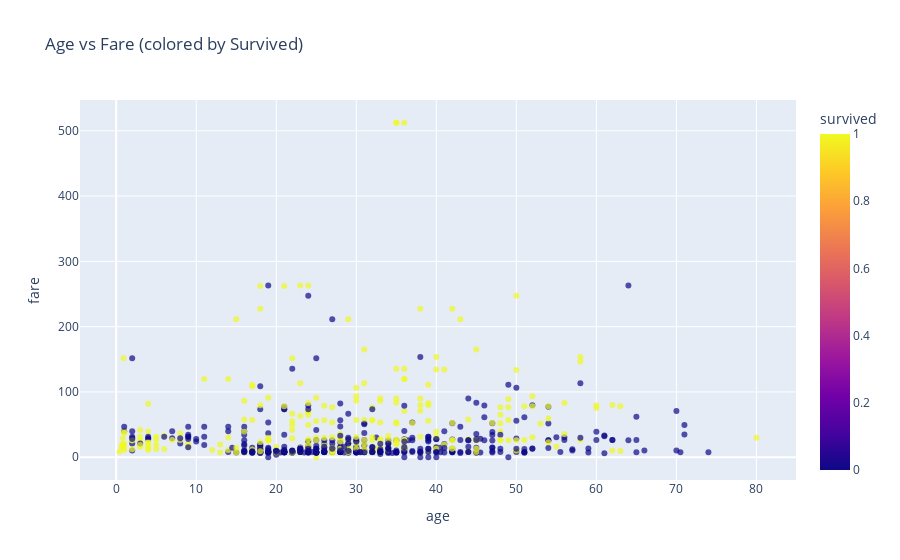

Notebook source saved alongside this figure:
### Code cell
import plotly.express as px

fig = px.scatter(
    df,
    x="age",
    y="fare",
    color="survived",
    hover_data=["sex", "pclass", "embarked"],
    title="Age vs Fare (colored by Survived)",
    opacity=0.7
)
fig.show()

### Figure 1 — Plotly figure (JSON) as saved in the notebook; plotly's stock layout.template omitted (floating-point values rounded to 4 significant figures; data arrays with more than 128 entries replaced by an {"elided": "..."} marker saying what was removed)
{"data": [{"customdata": {"elided": "891x3 mixed values"}, "hovertemplate": "age=%{x}<br>fare=%{y}<br>sex=%{customdata[0]}<br>pclass=%{customdata[1]}<br>embarked=%{customdata[2]}<br>survived=%{marker.color}<extra></extra>", "legendgroup": "", "marker": {"color": {"elided": "891 int values"}, "coloraxis": "coloraxis", "opacity": 0.7, "symbol": "circle"}, "mode": "markers", "name": "", "orientation": "v", "showlegend": false, "type": "scatter", "x": {"elided": "891 float values"}, "xaxis": "x", "y": {"elided": "891 float values"}, "yaxis": "y"}], "layout": {"coloraxis": {"colorbar": {"title": {"text": "survived"}}, "colorscale": [[0, "#0d0887"], [0.1111, "#46039f"], [0.2222, "#7201a8"], [0.3333, "#9c179e"], [0.4444, "#bd3786"], [0.5556, "#d8576b"], [0.6667, "#ed7953"], [0.7778, "#fb9f3a"], [0.8889, "#fdca26"], [1, "#f0f921"]]}, "legend": {"tracegroupgap": 0}, "title": {"text": "Age vs Fare (colored by Survived)"}, "xaxis": {"anchor": "y", "domain": [0, 1], "title": {"text": "age"}}, "yaxis": {"anchor": "x", "domain": [0, 1], "title": {"text": "fare"}}}}
